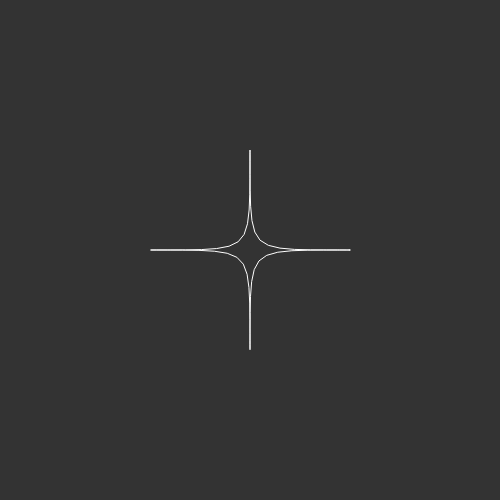
Frame 1 (no input)
Frame 60 (no input): identical to frame 1, image omitted
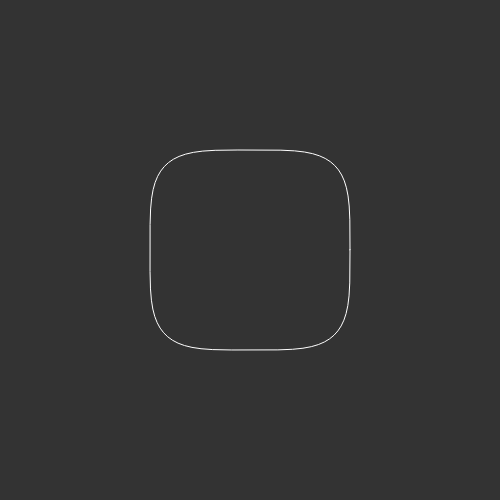
Frame 120 (the mouse pressed at the canvas centre since frame 60)

The p5.js sketch that drew these frames (run headless with seeded random() and noise() and a simulated clock; from frame 60 on, the mouse is pressed at the canvas centre):

// p5.js sketch
// ── sketch.js
function setup() {
  createCanvas(500, 500);
}

function sgn(val) {
  if (val == 0) {
    return 0;
  }
  return val / abs(val);
}

function draw() {
  background(51);
  translate(width / 2, height / 2);

  let a = 100;
  let b = 100;
  let n =  map((mouseX),0,width,0.3,8);
  stroke(255);
  noFill();

  beginShape();
  for (let angle = 0; angle < TWO_PI; angle += 0.1) {
    let x = pow(abs(cos(angle)), 2/n) * a * sgn(cos(angle));
    let y = pow(abs(sin(angle)), 2/n) * b * sgn(sin(angle));
    vertex(x, y);
  }
  endShape(CLOSE);
}
